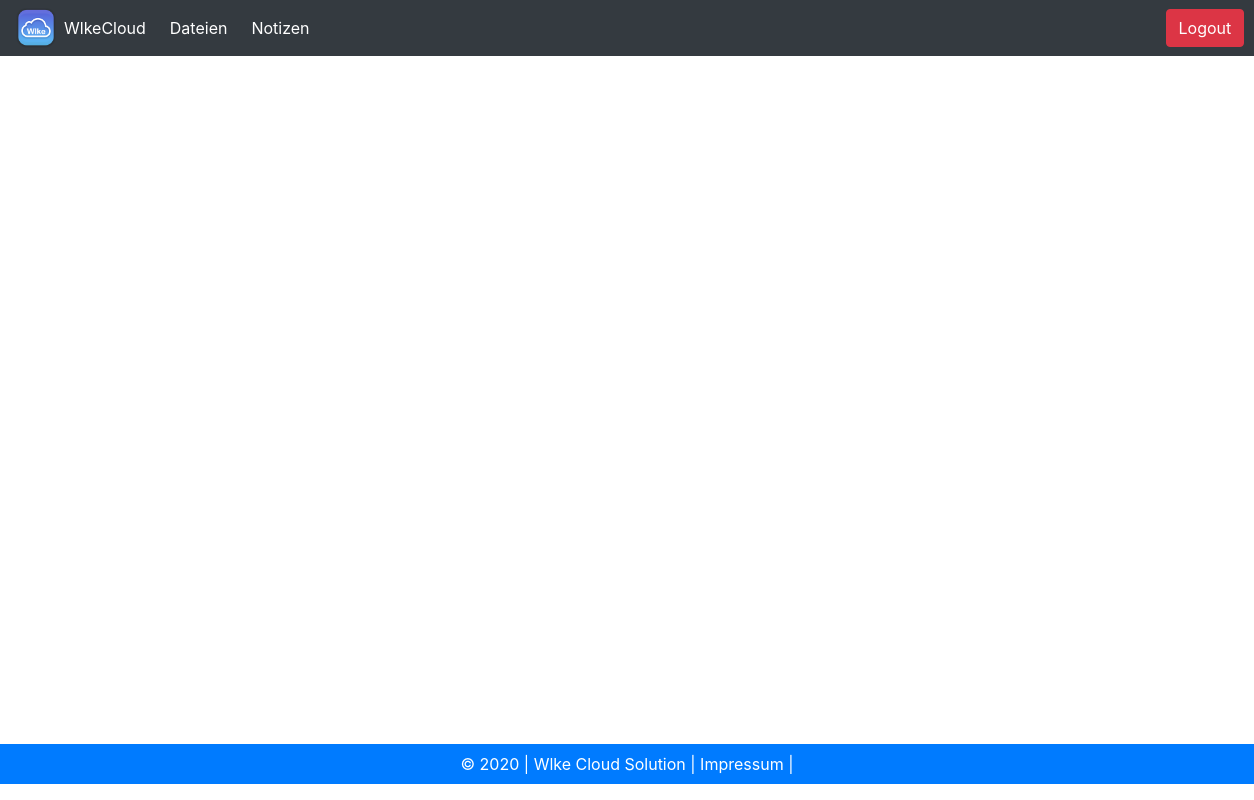
Before: /notes/edit/37/ (signed in) with the older database file.
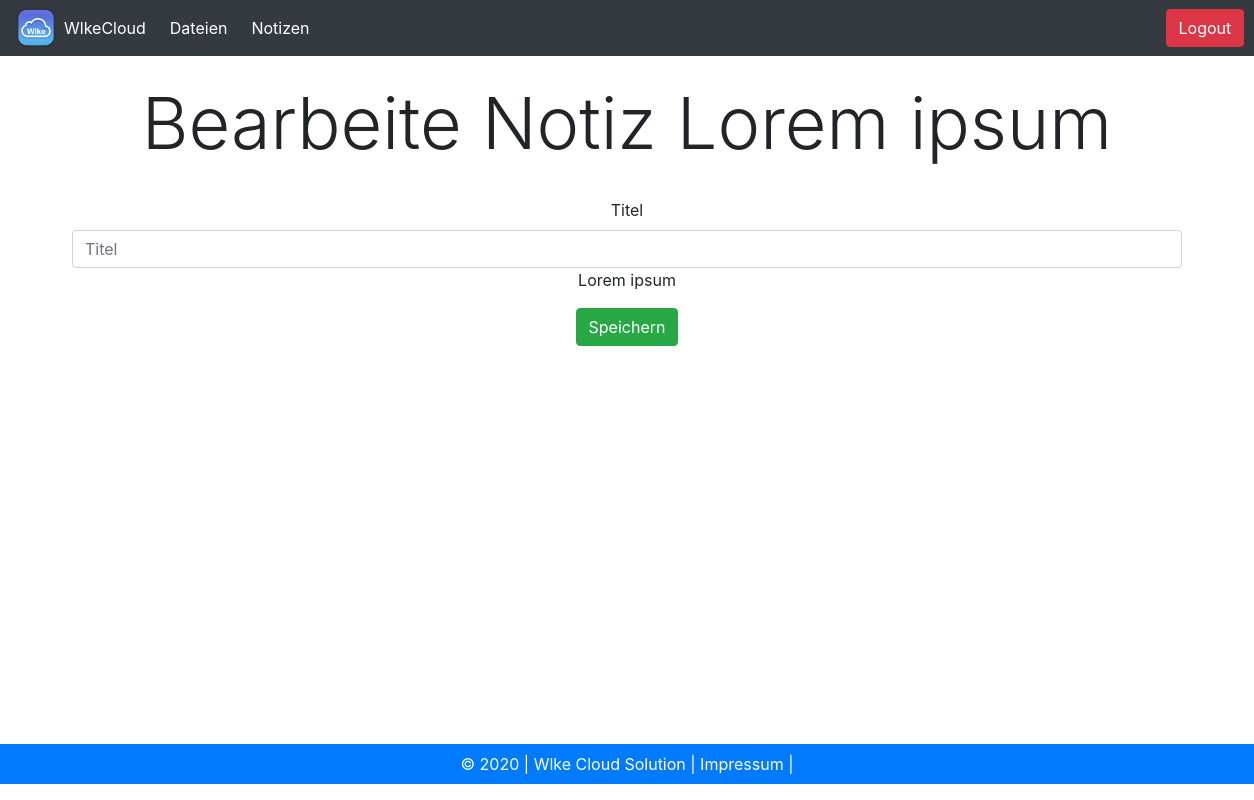
After: the same page with the newer database file.
### notes/models.py (models this page shows, shortened)
class Notiz(models.Model):
    benutzer = models.ForeignKey(
        User, on_delete=models.CASCADE, related_name="notiz", null=True)
    titel = models.CharField(max_length=200)
    body = models.TextField()
    archived = models.BooleanField(default=False)
    class Meta:
        verbose_name_plural = 'Notizen'

### notes/views.py (the view)
# urls.py: path('edit/<int:note_id>/', views.edit),
def edit(request, note_id):
    frontend_data = {'note_id': note_id}
    return render(request, "notes/notes_edit.html", frontend_data)

### templates/notes/notes_edit.html (shortened to what this page needs)
{% extends 'base_storage.html' %} {% block titel %}Bearbeite Notiz{% endblock %}
{% block content %}
<br>
{% for note in user.notiz.all %}
    {% if note.id == note_id %}
        <h1 class="text-center display-3 mx-auto">Bearbeite Notiz {{note.titel}}</h1>
        <br>
        <form method="POST" class="text-center mx-auto">
            <div class="form-group">
                <label for="note-titel">Titel</label>
                <input type="text" class="form-control" placeholder="Titel" name="note-titel"  id="note-titel">{{note.titel}}</input>
                <br>
                <button type="submit" class="btn btn-success mt-3 mr-2 ml-2 mb-2" >Speichern</button>
            </div>
        </form>
    {% endif %}
{% endfor %}
{% endblock %}

Changed rows visible on the page:
added Notiz: titel "Lorem ipsum"
